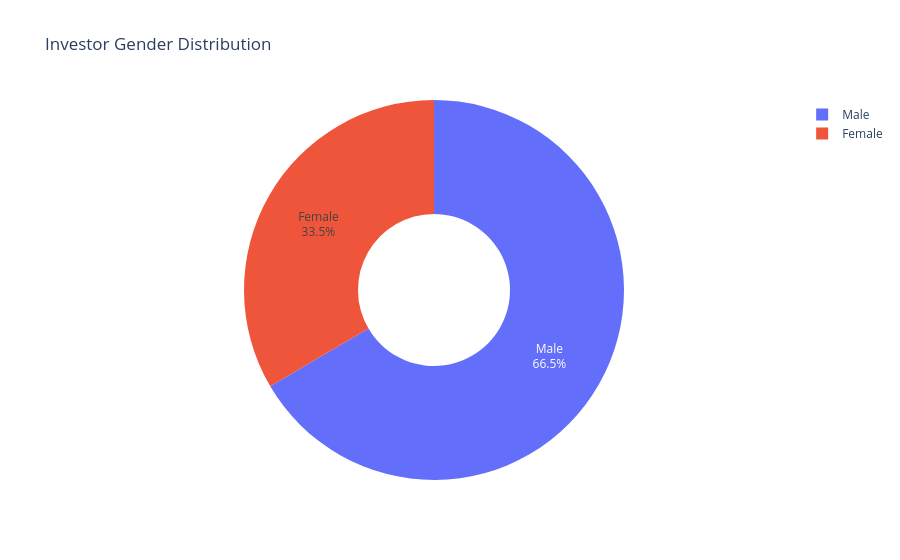

Notebook code cell kept with this figure:
### Code cell
fig = px.pie(
    gender_data,
    names="gender",
    values="count",
    title="Investor Gender Distribution",
    hole=0.4
)

fig.update_traces(
    textinfo="percent+label"
)

fig.show()

### Figure 1 — Plotly figure (JSON) as saved in the notebook; plotly's stock layout.template omitted (floating-point values rounded to 4 significant figures)
{"data": [{"domain": {"x": [0, 1], "y": [0, 1]}, "hole": 0.4, "hovertemplate": "gender=%{label}<br>count=%{value}<extra></extra>", "labels": ["Male", "Female"], "legendgroup": "", "name": "", "showlegend": true, "textinfo": "percent+label", "type": "pie", "values": [21809, 10969]}], "layout": {"legend": {"tracegroupgap": 0}, "title": {"text": "Investor Gender Distribution"}}}
